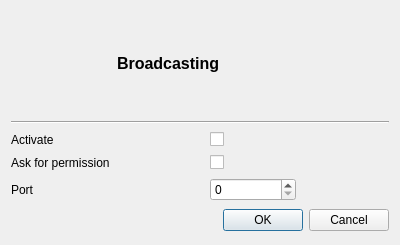
<?xml version="1.0" encoding="UTF-8"?>
<ui version="4.0">
 <class>GUI_BroadcasSetup</class>
 <widget class="QDialog" name="GUI_BroadcasSetup">
  <property name="geometry">
   <rect>
    <x>0</x>
    <y>0</y>
    <width>400</width>
    <height>245</height>
   </rect>
  </property>
  <property name="windowTitle">
   <string>Dialog</string>
  </property>
  <layout class="QGridLayout" name="gridLayout">
   <item row="0" column="0">
    <widget class="QLabel" name="lab_icon">
     <property name="minimumSize">
      <size>
       <width>100</width>
       <height>100</height>
      </size>
     </property>
     <property name="maximumSize">
      <size>
       <width>100</width>
       <height>100</height>
      </size>
     </property>
     <property name="text">
      <string/>
     </property>
    </widget>
   </item>
   <item row="6" column="0" colspan="4">
    <widget class="QDialogButtonBox" name="buttonBox">
     <property name="orientation">
      <enum>Qt::Horizontal</enum>
     </property>
     <property name="standardButtons">
      <set>QDialogButtonBox::Cancel|QDialogButtonBox::Ok</set>
     </property>
    </widget>
   </item>
   <item row="2" column="0">
    <widget class="QLabel" name="label_2">
     <property name="text">
      <string>Activate</string>
     </property>
    </widget>
   </item>
   <item row="1" column="0" colspan="4">
    <widget class="Line" name="line">
     <property name="orientation">
      <enum>Qt::Horizontal</enum>
     </property>
    </widget>
   </item>
   <item row="2" column="2">
    <widget class="QCheckBox" name="cb_active">
     <property name="text">
      <string/>
     </property>
    </widget>
   </item>
   <item row="4" column="0" colspan="2">
    <widget class="QLabel" name="label_3">
     <property name="text">
      <string>Ask for permission</string>
     </property>
    </widget>
   </item>
   <item row="4" column="2">
    <widget class="QCheckBox" name="checkBox">
     <property name="text">
      <string/>
     </property>
    </widget>
   </item>
   <item row="5" column="2">
    <widget class="QSpinBox" name="sb_port"/>
   </item>
   <item row="5" column="0">
    <widget class="QLabel" name="label">
     <property name="text">
      <string>Port</string>
     </property>
    </widget>
   </item>
   <item row="0" column="1" colspan="3">
    <widget class="QLabel" name="label_4">
     <property name="font">
      <font>
       <pointsize>12</pointsize>
       <weight>75</weight>
       <bold>true</bold>
      </font>
     </property>
     <property name="text">
      <string>Broadcasting</string>
     </property>
    </widget>
   </item>
  </layout>
 </widget>
 <resources/>
 <connections>
  <connection>
   <sender>buttonBox</sender>
   <signal>accepted()</signal>
   <receiver>GUI_BroadcasSetup</receiver>
   <slot>accept()</slot>
   <hints>
    <hint type="sourcelabel">
     <x>248</x>
     <y>254</y>
    </hint>
    <hint type="destinationlabel">
     <x>157</x>
     <y>274</y>
    </hint>
   </hints>
  </connection>
  <connection>
   <sender>buttonBox</sender>
   <signal>rejected()</signal>
   <receiver>GUI_BroadcasSetup</receiver>
   <slot>reject()</slot>
   <hints>
    <hint type="sourcelabel">
     <x>316</x>
     <y>260</y>
    </hint>
    <hint type="destinationlabel">
     <x>286</x>
     <y>274</y>
    </hint>
   </hints>
  </connection>
 </connections>
</ui>
